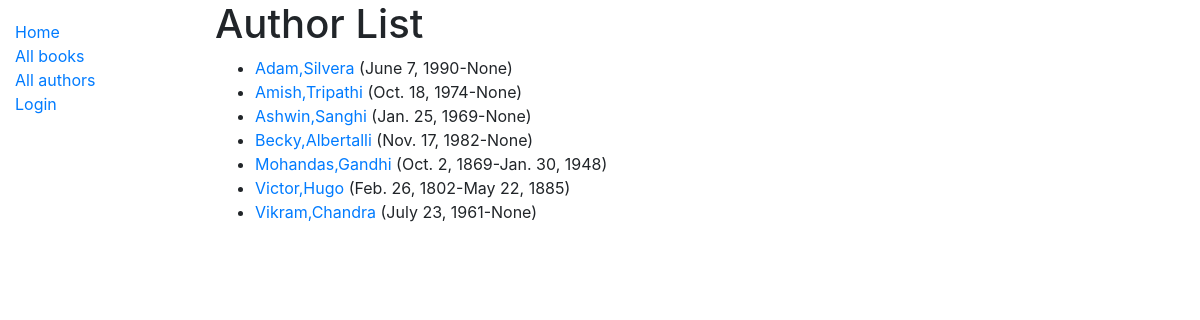
Screenshot of /catalog/authors/ with the database file from the repository.
### catalog/models.py (models this page shows, shortened)
class Author(models.Model):
    first_name = models.CharField(max_length=100)
    last_name = models.CharField(max_length=100)
    date_of_birth = models.DateField(null=True, blank=True)
    date_of_death = models.DateField('Died', null=True, blank=True)
    class Meta:
        ordering = ['first_name', 'last_name']
    def get_absolute_url(self):
        return reverse('author-detail', args=[str(self.id)])

### catalog/views.py (the view)
# urls.py: path('authors/',views.AuthorListView.as_view(), name='authors'),
class AuthorListView(generic.ListView):
    model = Author

### catalog/templates/catalog/author_list.html
{% extends "base_generic.html" %}
{% block content %}
  <h1>Author List</h1>
  {% if author_list %}
  <ul>
    {% for author in author_list %}
      <li>
        <a href="{{ author.get_absolute_url }}">{{ author.first_name}},{{author.last_name }}</a> ({{author.date_of_birth}}-{{author.date_of_death}})
      </li>
    {% endfor %}
  </ul>
  {% else %}
    <p>There are no authors in the list.</p>
  {% endif %}
{% endblock %}

### rows the page displays
Author: first_name "Adam", last_name "Silvera", date_of_birth "June 7, 1990", date_of_death "None"
Author: first_name "Amish", last_name "Tripathi", date_of_birth "Oct. 18, 1974", date_of_death "None"
Author: first_name "Ashwin", last_name "Sanghi", date_of_birth "Jan. 25, 1969", date_of_death "None"
Author: first_name "Becky", last_name "Albertalli", date_of_birth "Nov. 17, 1982", date_of_death "None"
Author: first_name "Mohandas", last_name "Gandhi", date_of_birth "Oct. 2, 1869", date_of_death "Jan. 30, 1948"
Author: first_name "Victor", last_name "Hugo", date_of_birth "Feb. 26, 1802", date_of_death "May 22, 1885"
Author: first_name "Vikram", last_name "Chandra", date_of_birth "July 23, 1961", date_of_death "None"
